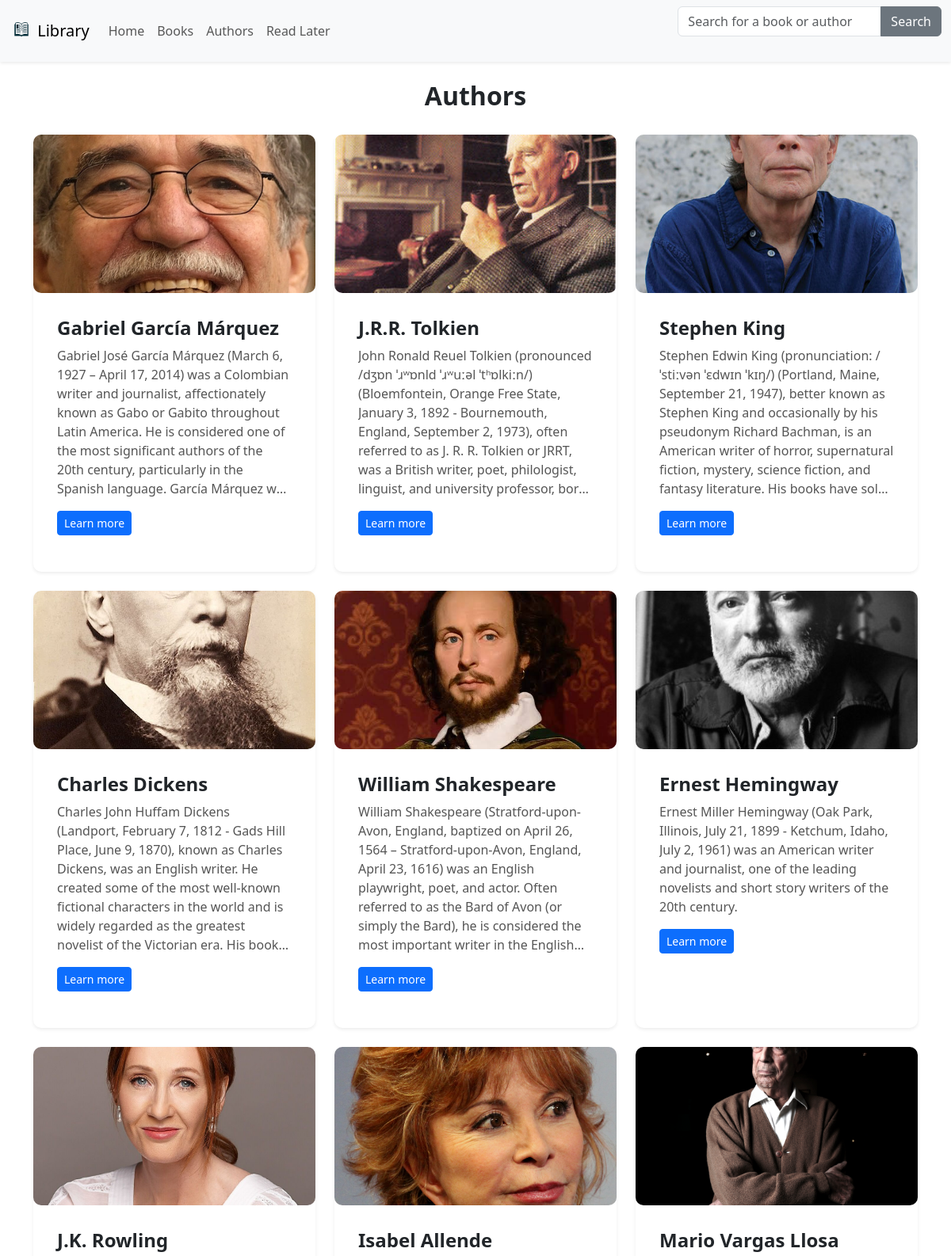
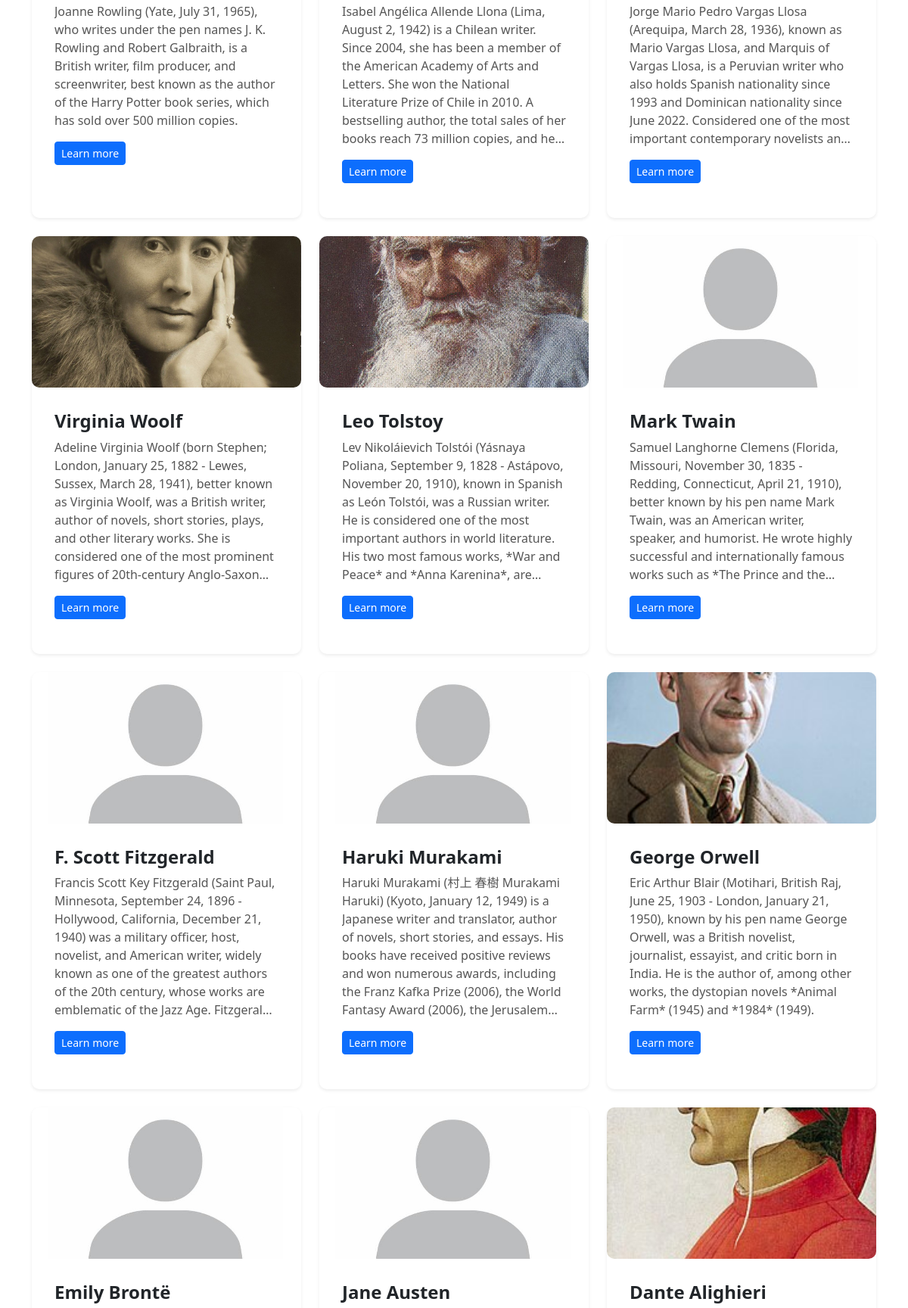
Screenshot of /authors/ (upper part) with the database file from the repository (2 pictures, top to bottom).
### books/models.py (models this page shows, shortened)
class Author(models.Model):
    name = models.CharField(max_length=255)
    bio = models.TextField()
    image = models.ImageField(upload_to='authors/images/',blank=True, null=True)
    readers = models.PositiveIntegerField(default=1, validators=[MinValueValidator(1)])

### books/views.py (the view)
# urls.py: path('authors/',views.ListAuthors.as_view(), name='authors'),
class ListAuthors(ListView):
    template_name = "authors/author_list.html"
    model = Author
    context_object_name = "authors"
    def get_queryset(self):
        return Author.objects.all().order_by("-readers")

### books/templates/authors/author_list.html (shortened to what this page needs)
{% extends "books/base.html" %} {% load static %} {% block content %}
<link rel="stylesheet" href="{% static 'authors/style.css' %}" />
<div class="container mt-4">
  <div >
    <h2 class="section-title text-center mt-4">Authors</h2>
    <div class="row mt-4">
      {% for author in authors %}
      <div class="col-lg-4 col-md-6 mb-4">
        <div class="card h-100 shadow-sm">
          <a
              href="{% url 'book:authors_detail' author.id %}"><img
            src="{% if author.image %}{{ author.image.url }}{% else %}{% static 'authors/predeterminado.jpg' %}{% endif %}"
            class="card-img-top"
            alt="{{ author.name }}"
            style="height: 200px; object-fit: cover"
          /></a>
          <div class="card-body">
            <h5 class="card-title">{{ author.name }}</h5>
            <p class="card-text">{{ author.bio }}</p>
            <a
              href="{% url 'book:authors_detail' author.id %}"
              class="btn btn-primary btn-sm mb-3"
              >Learn more</a
            >
          </div>
        </div>
      </div>
      {% endfor %}
    </div>
  </div>
</div>
{% endblock %}

### books/static/books/style.css (style rules this page uses)
.section-title { font-size: 2rem; font-weight: 600; margin-bottom: 30px; }
.card { border: none; border-radius: 10px; box-shadow: 0 4px 6px rgba(0, 0, 0, 0.1); }
.card-body { padding: 30px; }
.card img { border-radius: 10px; }
.card-title { font-size: 1.5rem; font-weight: bold; }
.card-text { display: -webkit-box; line-clamp: unset; -webkit-line-clamp: 3; -webkit-box-orient: vertical; overflow: hidden; font-size: 1rem; color: #555; }

### books/static/authors/style.css (style rules this page uses)
.card-text { -webkit-line-clamp: 8; }

### rows the page displays
Author: image (picture), name "Gabriel García Márquez", bio "Gabriel José García Márquez (March 6, 1927 – April 17, 2014) was a Colombian writer and journalist, affectionately known as Gabo or Gabito throughout Latin America. He is considered one of the most significant authors of the 20th century, particularly in the Spanish language. García Márquez…"
Author: image (picture), name "J.R.R. Tolkien", bio "John Ronald Reuel Tolkien (pronounced /dʒɒn ˈɹʷɒnld ˈɹʷuːəl ˈtʰɒlkiːn/) (Bloemfontein, Orange Free State, January 3, 1892 - Bournemouth, England, September 2, 1973), often referred to as J. R. R. Tolkien or JRRT, was a British writer, poet, philologist, linguist, and university professor,…"
Author: image (picture), name "Stephen King", bio "Stephen Edwin King (pronunciation: /ˈstiːvən ˈɛdwɪn ˈkɪŋ/) (Portland, Maine, September 21, 1947), better known as Stephen King and occasionally by his pseudonym Richard Bachman, is an American writer of horror, supernatural fiction, mystery, science fiction, and fantasy literature. His books have…"
Author: image (picture), name "Charles Dickens", bio "Charles John Huffam Dickens (Landport, February 7, 1812 - Gads Hill Place, June 9, 1870), known as Charles Dickens, was an English writer. He created some of the most well-known fictional characters in the world and is widely regarded as the greatest novelist of the Victorian era. His…"
Author: image (picture), name "William Shakespeare", bio "William Shakespeare (Stratford-upon-Avon, England, baptized on April 26, 1564 – Stratford-upon-Avon, England, April 23, 1616) was an English playwright, poet, and actor. Often referred to as the Bard of Avon (or simply the Bard), he is considered the most important writer in the…"
Author: image (picture), name "Ernest Hemingway", bio "Ernest Miller Hemingway (Oak Park, Illinois, July 21, 1899 - Ketchum, Idaho, July 2, 1961) was an American writer and journalist, one of the leading novelists and short story writers of the 20th century."
Author: image (picture), name "J.K. Rowling", bio "Joanne Rowling (Yate, July 31, 1965), who writes under the pen names J. K. Rowling and Robert Galbraith, is a British writer, film producer, and screenwriter, best known as the author of the Harry Potter book series, which has sold over 500 million copies."
Author: image (picture), name "Isabel Allende", bio "Isabel Angélica Allende Llona (Lima, August 2, 1942) is a Chilean writer. Since 2004, she has been a member of the American Academy of Arts and Letters. She won the National Literature Prize of Chile in 2010. A bestselling author, the total sales of her books reach 73 million copies, and…"
Author: image (picture), name "Mario Vargas Llosa", bio "Jorge Mario Pedro Vargas Llosa (Arequipa, March 28, 1936), known as Mario Vargas Llosa, and Marquis of Vargas Llosa, is a Peruvian writer who also holds Spanish nationality since 1993 and Dominican nationality since June 2022. Considered one of the most important contemporary novelists…"
Author: image (picture), name "Virginia Woolf", bio "Adeline Virginia Woolf (born Stephen; London, January 25, 1882 - Lewes, Sussex, March 28, 1941), better known as Virginia Woolf, was a British writer, author of novels, short stories, plays, and other literary works. She is considered one of the most prominent figures of 20th-century…"
Author: image (picture), name "Leo Tolstoy", bio "Lev Nikoláievich Tolstói (Yásnaya Poliana, September 9, 1828 - Astápovo, November 20, 1910), known in Spanish as León Tolstói, was a Russian writer. He is considered one of the most important authors in world literature. His two most famous works, *War and Peace* and *Anna Karenina*,…"
Author: name "Mark Twain", bio "Samuel Langhorne Clemens (Florida, Missouri, November 30, 1835 - Redding, Connecticut, April 21, 1910), better known by his pen name Mark Twain, was an American writer, speaker, and humorist. He wrote highly successful and internationally famous works such as *The Prince and…"
Author: name "F. Scott Fitzgerald", bio "Francis Scott Key Fitzgerald (Saint Paul, Minnesota, September 24, 1896 - Hollywood, California, December 21, 1940) was a military officer, host, novelist, and American writer, widely known as one of the greatest authors of the 20th century, whose works are emblematic of the Jazz Age.…"
Author: name "Haruki Murakami", bio "Haruki Murakami (村上 春樹 Murakami Haruki) (Kyoto, January 12, 1949) is a Japanese writer and translator, author of novels, short stories, and essays. His books have received positive reviews and won numerous awards, including the Franz Kafka Prize (2006), the World Fantasy Award (2006), the…"
Author: image (picture), name "George Orwell", bio "Eric Arthur Blair (Motihari, British Raj, June 25, 1903 - London, January 21, 1950), known by his pen name George Orwell, was a British novelist, journalist, essayist, and critic born in India. He is the author of, among other works, the dystopian novels *Animal Farm* (1945) and *1984* (1949)."
Author: name "Emily Brontë"
Author: name "Jane Austen"
Author: image (picture), name "Dante Alighieri"
